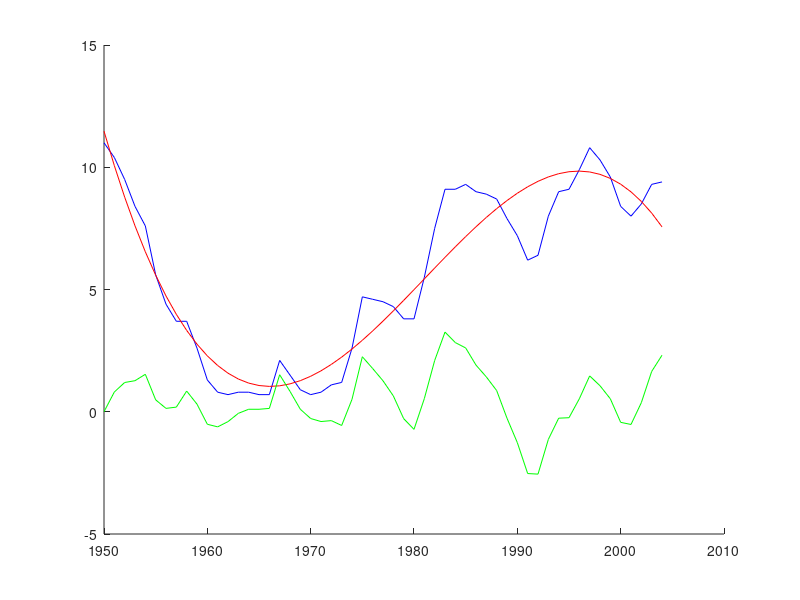
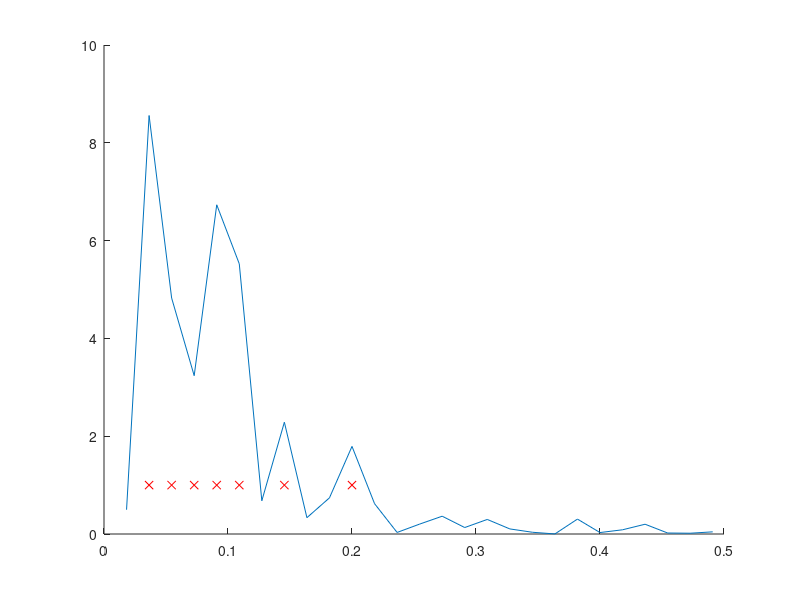
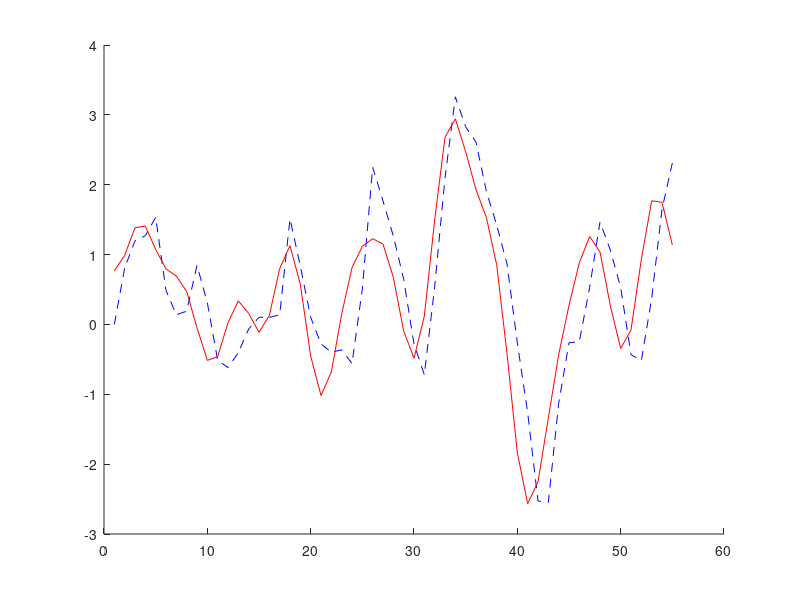
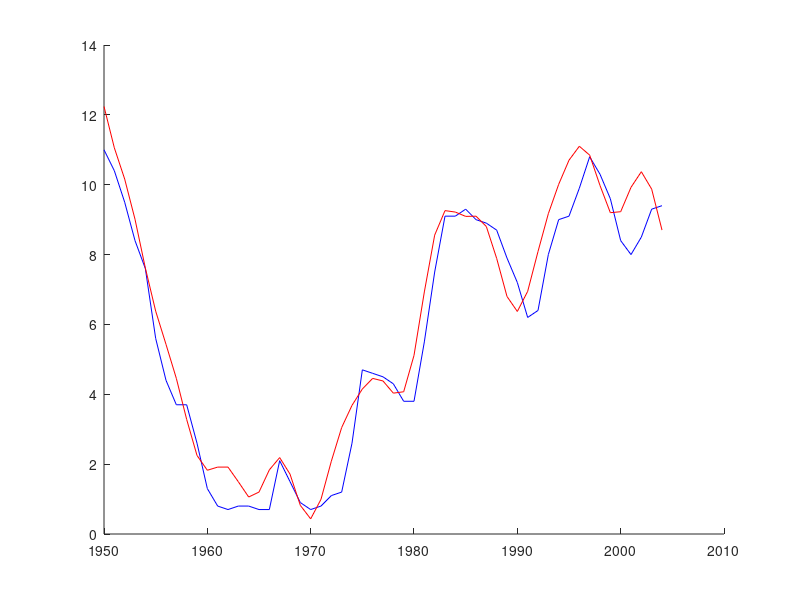

These figures' MATLAB source, in order:
S = dlmread('wbsa0231.dat');
A = S;

%% Polynomische Regression

figure
hold on;
plot(S(:,1), S(:,2), 'b-');

R = [S(:,1).^3 S(:,1).^2 S(:,1) ones(size(S,1),1)];

a = (R'*R)\R' * S(:,2);
a

x = min(S(:,1)):max(S(:,1));
x1 = x;

y = a(1) .* x .^3 + a(2) .* x .^ 2 + a(3) .* x + a(4);
y1 = y;

plot(S(:,1), y, 'r-');

Sp = S;
Sp(:,2) = Sp(:,2) - y';
Sp(:,2) = Sp(:,2) - Sp(1,2);

plot(x, Sp(:,2), 'g-');


%% Periodische Regression

n = size(S, 1);
F = 1/n:1/n:1/2;
t = (0:(n-1))';
p = [];
S = Sp(:,2);
xm = mean(S);

i = 1;
for f = F
    p(i) = 1/n * sum((xm - S) .* cos(2 * pi .* f .* t))^2 + 1/n * sum((xm - S) .* sin(2 * pi .* f .* t))^2; 
    i = i + 1;
end

figure;
hold on;
plot(F, p, '-');

[ps,psi] = sort(p, 2, 'descend');

mf = F(psi(1:7));
plot(mf,1,'rx');

R = [];
for f = mf
   R = [R, cos(2*pi * f .* t), sin(2*pi * f .* t)];
end
%R = [R];

%R = [cos(2*pi * mf(1) .* t) , sin(2*pi * mf(1) .* t) , cos(2*pi * mf(2) .* t) , sin(2*pi * mf(2) .* t), cos(2*pi * mf(3) .* t) , sin(2*pi * mf(3) .* t),cos(2*pi * mf(4) .* t) , sin(2*pi * mf(4) .* t) ];
a = (R'*R)\R' * (S - xm);
a

t = 1:size(mf,1);
x = 1:n;

y = xm; i = 0;
for f = mf
   y = y + a(2*i+1) * cos(2*pi * f .* x) + a(2*i+2) * sin(2*pi * f .* x);
   i = i + 1;
end
%y = y + xm;
%y = xm + a(1) * cos(2*pi * mf(1) .* x) + a(2) * sin(2*pi * mf(2) .* x) + a(3) * cos(2*pi * mf(2) .* x) + a(4) * sin(2*pi * mf(2) .* x)+ a(5) * cos(2*pi * mf(3) .* x) + a(6) * sin(2*pi * mf(3) .* x)+ a(7) * cos(2*pi * mf(4) .* x) + a(8) * sin(2*pi * mf(4) .* x);

figure;
hold on;
plot(x,S, 'b--');
plot(x,y, 'r-');

%% Endausgabe

figure;

hold on;
plot(A(:,1), A(:,2), 'b-');
plot(x1, y1 + y, 'r-');